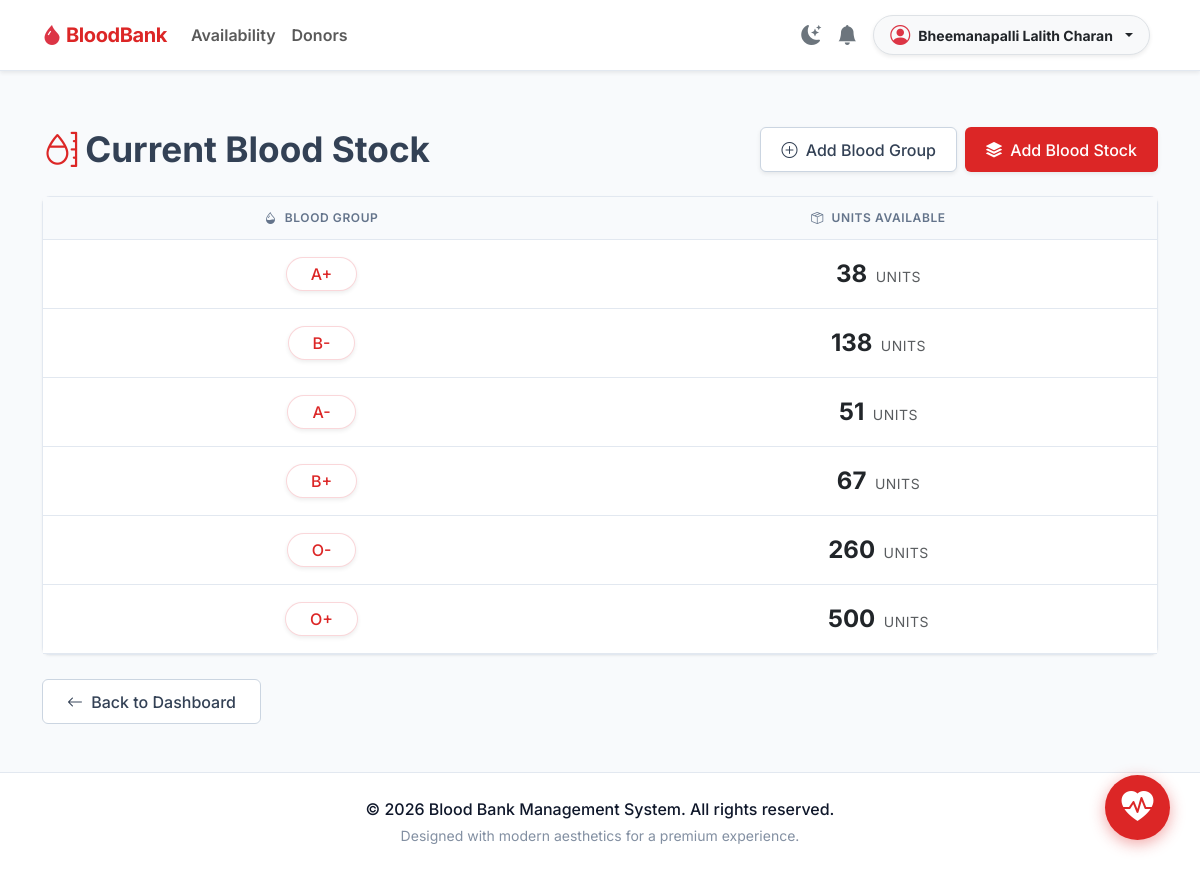
The app's page /inventory/blood-stock/ (signed in), older data.
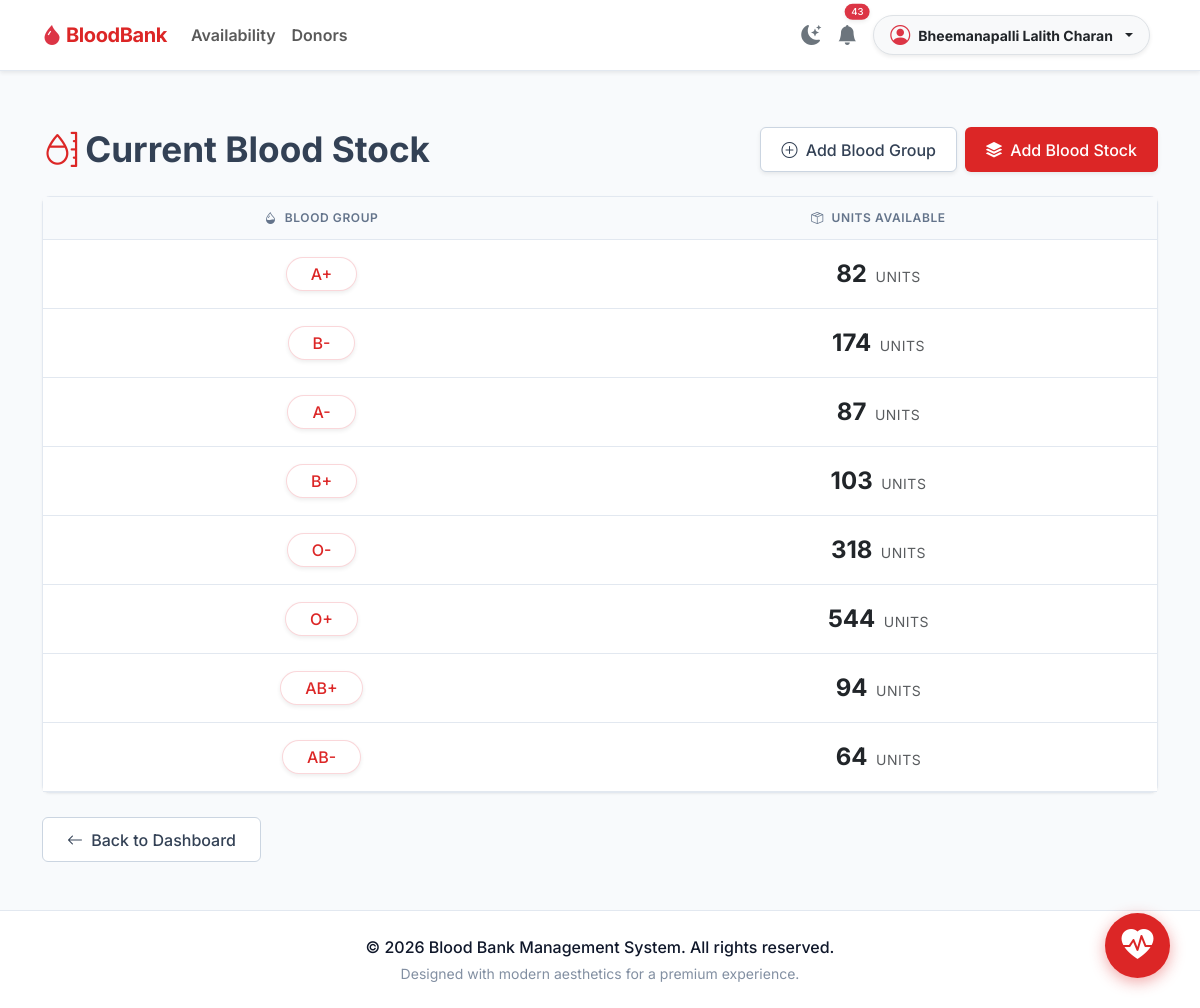
The same page, newer data.
### inventory/models.py (models this page shows, shortened)
class BloodStock(models.Model):
    blood_group = models.OneToOneField(BloodGroup, on_delete=models.CASCADE)
    units_available = models.PositiveIntegerField(default=0)

class BloodGroup(models.Model):
    blood_group = models.CharField(max_length=5, unique=True)

### inventory/views.py (the view)
# urls.py: path('blood-stock/', views.blood_stock, name='blood_stock'),
@login_required
def blood_stock(request):
    stocks = BloodStock.objects.select_related('blood_group').all()
    return render(request, 'blood_stock.html', {'stocks': stocks})

### notifications/context_processors.py (called while the page is built)
def unread_notifications_count(request):
    if request.user.is_authenticated:
        count = request.user.notifications.filter(is_read=False).count()
        return {'unread_notif_count': count}
    return {'unread_notif_count': 0}

### templates/blood_stock.html (shortened to what this page needs)
{% extends 'base.html' %}
{% block content %}
<div class="row align-items-center mb-4 mt-3">
    <div class="col-md-5">
        <h2 class="fw-bold mb-0" style="color: var(--secondary); font-size: 2.2rem;">
            <i class="bi bi-moisture me-2" style="color: var(--primary);"></i>Current Blood Stock
        </h2>
    </div>
    <div class="col-md-7 text-md-end mt-3 mt-md-0 d-flex flex-wrap justify-content-md-end gap-2">
        <a href="{% url 'add_blood_group' %}" class="btn btn-secondary-custom shadow-sm">
            <i class="bi bi-plus-circle me-1"></i> Add Blood Group
        </a>
        <a href="{% url 'add_blood_stock' %}" class="btn btn-primary-custom shadow-sm">
            <i class="bi bi-stack me-1"></i> Add Blood Stock
        </a>
    </div>
</div>
<div class="premium-card mb-4">
    <div class="card-body p-0">
        <div class="table-responsive">
            <table class="table table-premium table-borderless align-middle text-center mb-0">
                <thead>
                    <tr>
                        <th style="width: 50%;"><i class="bi bi-droplet-half me-1"></i> Blood Group</th>
                        <th style="width: 50%;"><i class="bi bi-box-seam me-1"></i> Units Available</th>
                    </tr>
                </thead>
                <tbody>
                    {% for stock in stocks %}
                    <tr>
                        <td class="py-3">
                            <span class="badge bg-white border fs-6 px-4 py-2 rounded-pill shadow-sm" style="color: var(--primary); border-color: rgba(230,57,70,0.2) !important;">
                                {{ stock.blood_group.blood_group }}
                            </span>
                        </td>
                        <td>
                            {% if stock.units_available == 0 %}
                                <span class="fw-bold fs-5 text-danger">0</span>
                                <span class="text-muted small ms-1 text-uppercase" style="letter-spacing: 0.5px;">(Out of Stock)</span>
                            {% else %}
                                <span class="fw-bold fs-4 text-dark">{{ stock.units_available }}</span>
                                <span class="text-muted small ms-1 text-uppercase" style="letter-spacing: 0.5px;">units</span>
                            {% endif %}
                        </td>
                    </tr>
                    {% endfor %}
                </tbody>
            </table>
        </div>
    </div>
</div>
<div class="text-start mb-4">
    <a href="{% url 'dashboard' %}" class="btn btn-secondary-custom px-4">
        <i class="bi bi-arrow-left me-1"></i> Back to Dashboard
    </a>
</div>
{% endblock %}

### templates/base.html (shortened to what this page needs)
{% load static %}
<!DOCTYPE html>
<html lang="en">
<head>
    <link href="https://cdn.jsdelivr.net/npm/bootstrap@5.3.0/dist/css/bootstrap.min.css" rel="stylesheet">
    <link rel="stylesheet" href="https://cdn.jsdelivr.net/npm/bootstrap-icons@1.10.5/font/bootstrap-icons.css">
    <link rel="stylesheet" href="{% static 'css/style.css' %}">
</head>
<body>
    <nav class="navbar navbar-expand-lg sticky-top shadow-sm">
        <div class="container">
            <a class="navbar-brand fw-bold" href="/">
                <i class="bi bi-droplet-fill text-danger"></i> BloodBank
            </a>
            <div class="collapse navbar-collapse" id="navbarNav">
                <ul class="navbar-nav me-auto mb-2 mb-lg-0">
                    <li class="nav-item">
                        <a class="nav-link fw-semibold" href="{% url 'blood_availability' %}">Availability</a>
                    </li>
                    <li class="nav-item">
                        <a class="nav-link fw-semibold" href="{% url 'donor_search' %}">Donors</a>
                    </li>
                </ul>
                <ul class="navbar-nav ms-auto align-items-center">
                    <li class="nav-item me-3">
                        <button class="btn btn-link nav-link px-0 text-secondary" id="themeToggle" title="Toggle Dark/Light Mode">
                            <i class="bi bi-moon-stars-fill fs-5" id="themeIcon"></i>
                        </button>
                    </li>
                    {% if request.user.is_authenticated %}
                        <li class="nav-item me-3 position-relative">
                            <a href="{% url 'notifications_view' %}" class="nav-link px-0 text-secondary" title="Notifications">
                                <i class="bi bi-bell-fill fs-5"></i>
                                {% if unread_notif_count > 0 %}
                                    <span class="position-absolute top-0 start-100 translate-middle badge rounded-pill bg-danger shadow-sm" style="font-size: 0.6rem; padding: 0.35em 0.65em;">
                                        {{ unread_notif_count }}
                                    </span>
                                {% endif %}
                            </a>
                        </li>
                        <li class="nav-item dropdown me-2">
                            <a class="nav-link dropdown-toggle d-flex align-items-center gap-2 py-1 px-3 bg-light border rounded-pill shadow-sm text-dark" href="#" id="userDropdown" role="button" data-bs-toggle="dropdown" aria-expanded="false">
                                <i class="bi bi-person-circle fs-5 text-danger"></i>
                                <span class="fw-bold small">{{ request.user.get_full_name|default:request.user.username }}</span>
                            </a>
                        </li>
                    {% endif %}
                </ul>
            </div>
        </div>
    </nav>
    <main class="flex-grow-1 py-4">
        <div class="container pt-3">
            {% block content %}
            {% endblock %}
        </div>
    </main>
    <footer>
        <div class="container">
            <p class="mb-0 fw-medium">
                &copy; {{ request.user.last_login|date:"Y"|default:"2026" }} Blood Bank Management System. All rights reserved.
            </p>
            <p class="small mt-1 mb-0" style="color: var(--text-muted); opacity: 0.8;">Designed with modern aesthetics for a premium experience.</p>
        </div>
    </footer>
    <a href="{% url 'request_blood' %}" class="floating-emergency-btn shadow-hover" title="Emergency Blood Request">
        <i class="bi bi-heart-pulse-fill"></i>
    </a>
</body>
</html>

Row changes from the older to the newer data that the page shows:
changed BloodStock (number 1 of 8 on the later page): units_available "38" → "82"
changed BloodStock (number 2 of 8 on the later page): units_available "138" → "174"
changed BloodStock (number 3 of 8 on the later page): units_available "51" → "87"
changed BloodStock (number 4 of 8 on the later page): units_available "67" → "103"
changed BloodStock (number 5 of 8 on the later page): units_available "260" → "318"
changed BloodStock (number 6 of 8 on the later page): units_available "500" → "544"
added BloodStock: blood_group.blood_group "AB+", units_available "94"
added BloodStock: blood_group.blood_group "AB-", units_available "64"
Text that changed along with them:
{{ unread_notif_count }}: (not shown) → "43"
